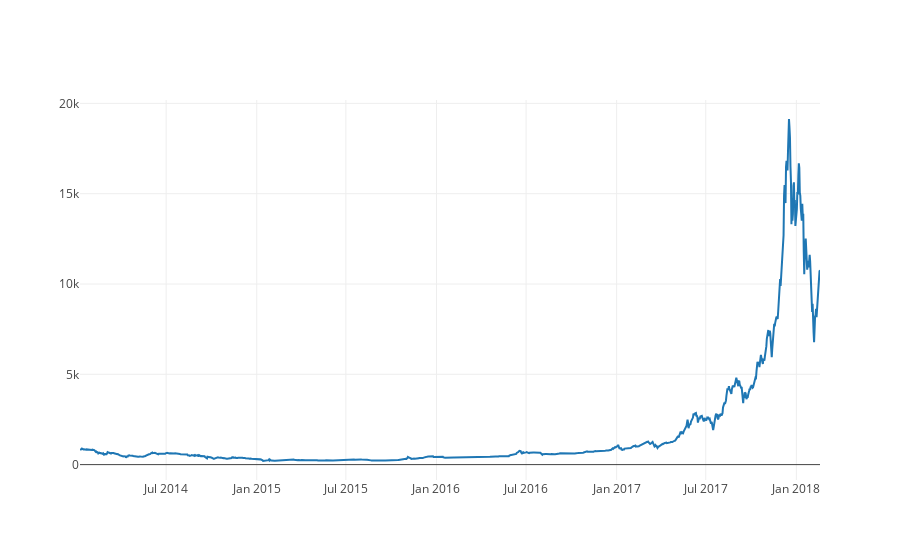

Notebook cell for this chart:
### Markdown cell above
Plot new line graph again on Weighted Price with newly filled values

### Code cell
btc_trace = go.Scatter(x=data.index, y=data['Weighted Price'], name= 'Price')
py.iplot([btc_trace])

### Figure 1 — Plotly figure (JSON) as saved in the notebook; plotly's stock layout.template omitted (floating-point values rounded to 4 significant figures; data arrays with more than 128 entries replaced by an {"elided": "..."} marker saying what was removed)
{"data": [{"name": "Price", "type": "scatter", "x": {"elided": "1504 str values"}, "y": {"elided": "1504 float values"}}], "layout": {}}
